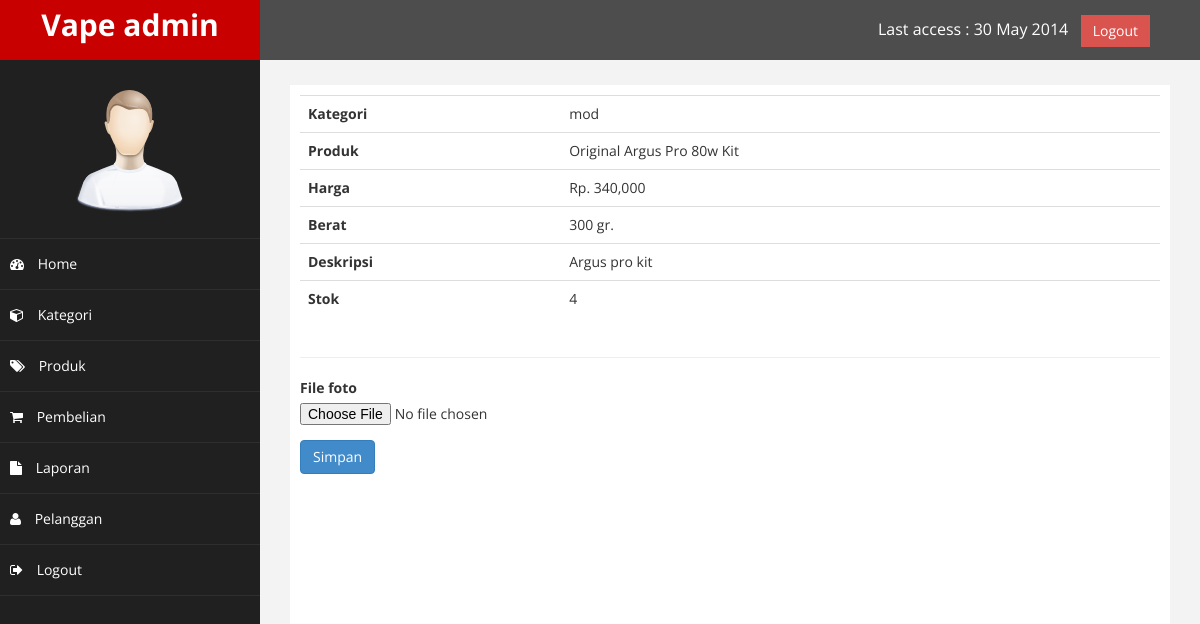
/admin/index.php?halaman=detailproduk&id=11 (signed in), run on the app's committed database.
### tables this page shows
CREATE TABLE `produk` (
  `id_produk` int(11) NOT NULL,
  `id_kategori` int(5) NOT NULL,
  `nama_produk` varchar(100) NOT NULL,
  `harga_produk` int(11) NOT NULL,
  `berat_produk` int(11) NOT NULL,
  `foto_produk` varchar(100) NOT NULL,
  `deskripsi_produk` text NOT NULL,
  `stok_produk` int(5) NOT NULL
);

CREATE TABLE `kategori` (
  `id_kategori` int(11) NOT NULL,
  `nama_kategori` varchar(100) NOT NULL
);

### admin/detailproduk.php (the view, shortened to what this page needs)
<?php
$id_produk = $_GET["id"];
$ambil = $koneksi->query("SELECT * FROM produk LEFT JOIN kategori ON produk.id_kategori=kategori.id_kategori WHERE id_produk='$id_produk'");
$detailproduk = $ambil->fetch_assoc();
?>
<table class="table">
    <tr>
        <th>Kategori</th>
        <td><?php echo $detailproduk["nama_kategori"]; ?></td>
    </tr>
    <tr>
        <th>Produk</th>
        <td><?php echo $detailproduk["nama_produk"]; ?></td>
    </tr>
    <tr>
        <th>Harga</th>
        <td>Rp. <?php echo number_format($detailproduk["harga_produk"]); ?></td>
    </tr>
    <tr>
        <th>Berat</th>
        <td><?php echo $detailproduk["berat_produk"]; ?> gr.</td>
    </tr>
    <tr>
        <th>Deskripsi</th>
        <td><?php echo $detailproduk["deskripsi_produk"]; ?></td>
    </tr>
    <tr>
        <th>Stok</th>
        <td><?php echo $detailproduk["stok_produk"]; ?></td>
    </tr>
</table>
<hr>
<form method="post" enctype="multipart/form-data">
    <div class="form-group">
        <label>File foto</label>
        <input type="file" name="fotomu">
    </div>
    <button class="btn-primary btn" name="simpan" value="simpan">Simpan</button>
</form>

### admin/assets/css/custom.css (style rules this page uses)
body { font-family: 'Open Sans', sans-serif; }

### data on the page
produk: id_kategori.nama_kategori "mod", nama_produk "Original Argus Pro 80w Kit", harga_produk "340,000", berat_produk "300", deskripsi_produk "Argus pro kit", stok_produk "4"
